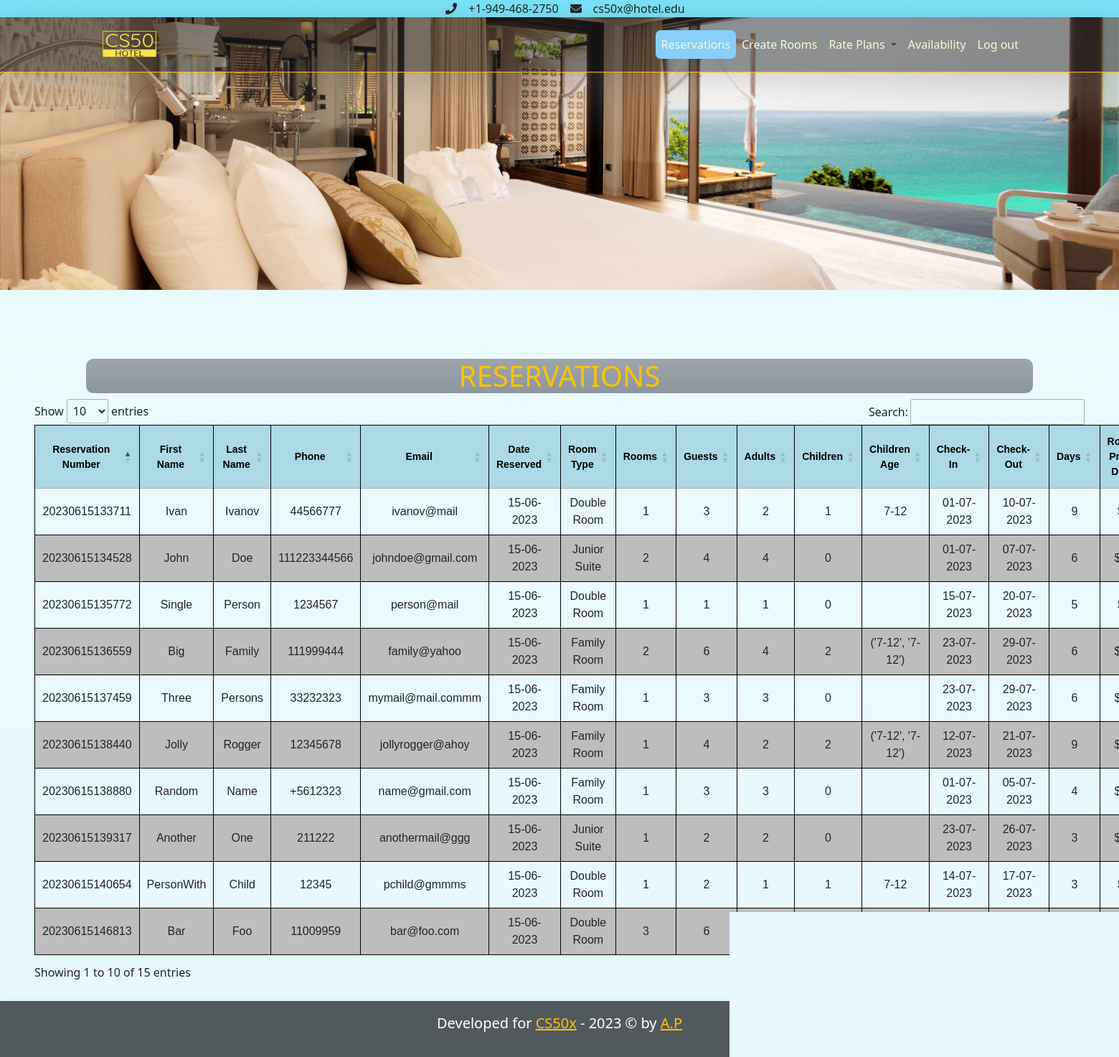
Screenshot of /admin_panel (signed in) with the database file from the repository.
### booking_engine/models.py (models this page shows)
class Reservation(db.Model):
    id = db.Column(db.Integer, primary_key=True, nullable=False)
    reservation_number = db.Column(db.Integer, nullable=False, unique=True)
    check_in = db.Column(db.DateTime, nullable=False)
    check_out = db.Column(db.DateTime, nullable=False)
    total_days = db.Column(db.Integer, nullable=False)
    total_rooms_reserved = db.Column(db.Integer, nullable=False)
    total_guests = db.Column(db.Integer, nullable=False)
    total_adults = db.Column(db.Integer, nullable=False)
    total_children = db.Column(db.Integer, nullable=True)
    children_age = db.Column(db.String(100), nullable=True)
    room_price_day = db.Column(db.Integer, nullable=False)
    all_rooms_price_day = db.Column(db.Integer, nullable=False)
    total_price = db.Column(db.Integer, nullable=False)
    date_created = db.Column(db.DateTime, default=datetime.now)
    room_id = db.Column(db.Integer, db.ForeignKey('room.id'))

class Client(db.Model):
    id = db.Column(db.Integer, primary_key=True, nullable=False)
    first_name = db.Column(db.String(50), nullable=False)
    last_name = db.Column(db.String(50), nullable=False)
    phone_number = db.Column(db.String(50), nullable=False)
    email = db.Column(db.String(50), nullable=False, unique=True)
    reservation = db.relationship("Reservation", secondary=bookings, backref='reservations')

class Room(db.Model):
    id = db.Column(db.Integer, primary_key=True, nullable=False)
    name = db.Column(db.String(100), unique=True, nullable=False)
    max_guests = db.Column(db.Integer, nullable=False)
    min_guests = db.Column(db.Integer,)
    max_adults = db.Column(db.Integer, nullable=False)
    max_children = db.Column(db.Integer, nullable=False)
    total_of_this_type = db.Column(db.Integer, nullable=False)
    room_image = db.Column(db.String(), nullable=True)
    room_description = db.Column(db.String(), nullable=True)
    listed_room = db.relationship("ListedRoom", backref='room')
    reservation = db.relationship("Reservation", backref='room')

### booking_engine/routes.py (the view)
@app.route("/admin_panel", methods=["GET", "POST"])
@login_required
def admin_panel():
    if request.method == "POST":
        pass
    else:
        clients = Client.query.all()
        rooms = Room.query.all()
        return render_template("admin_panel.html", clients=clients, rooms=rooms)

### booking_engine/__init__.py (called while the page is built)
@app.after_request
def apply_caching(response):
    response.headers["X-Frame-Options"] = "SAMEORIGIN"
    response.headers["HTTP-HEADER"] = "VALUE"
    return response

### booking_engine/helpers.py (called while the page is built)
def login_required(f):
    @wraps(f)
    def decorated_function(*args, **kwargs):
        if session.get("admin_id") is None:
            return redirect("/admin_login")
        return f(*args, **kwargs)
    return decorated_function

### booking_engine/templates/admin_panel.html (shortened to what this page needs)
{% extends "layout.html" %}
{% set active_page = "reservations" %}
{% block reservations %}
<div class="text-headings-box container bg-secondary bg-gradient bg-opacity-75">
    <h1 class="text-warning">RESERVATIONS</h1>
</div>
    <table class="" id="reservations_table" class="display mb-5" style="width:100%">
        <thead>
            <tr>
                <th>Reservation Number</th>
                <th>First Name</th>
                <th>Last Name</th>
                <th>Phone</th>
                <th>Email</th>
                <th>Date Reserved</th>
                <th>Room Type</th>
                <th>Rooms</th>
                <th>Guests</th>
                <th>Adults</th>
                <th>Children</th>
                <th>Children Age</th>
                <th>Check-In</th>
                <th>Check-Out</th>
                <th>Days</th>
                <th>Room Price DAY</th>
            </tr>
        </thead>
        <tbody>
            {% for client in clients %}
            {% for reservation in client.reservation %}
            <tr>
                <td>{{ reservation.reservation_number }}</td>
                <td>{{ client.first_name }}</td>
                <td>{{ client.last_name }}</td>
                <td>{{ client.phone_number }}</td>
                <td>{{ client.email }}</td>
                <td>{{ reservation.date_created.strftime('%d-%m-%Y') }}</td>
                {% for room in rooms %}
                    {% if room.id == reservation.room_id %}
                        <td>{{room.name}}</td>
                    {% endif %}
                {% endfor %}
                <td>{{ reservation.total_rooms_reserved }}</td>
                <td>{{ reservation.total_guests }}</td>
                <td>{{ reservation.total_adults }}</td>
                <td>{{ reservation.total_children }}</td>
                <td>{{ reservation.children_age }}</td>
                <td>{{ reservation.check_in.strftime('%d-%m-%Y') }}</td>
                <td>{{ reservation.check_out.strftime('%d-%m-%Y') }}</td>
                <td>{{ reservation.total_days }}</td>
                <td>${{ reservation.room_price_day }}</td>
            </tr>
            {% endfor %}
            {% endfor %}
        </tbody>
    </table>
{% endblock %}

### booking_engine/static/styles.css (style rules this page uses)
#availability_table, #reservations_table { font-family: Arial, Helvetica, sans-serif; border-collapse: collapse; width: 50%; }
#availability_table th, #reservations_table th { width: 30px; height: 60px; padding-top: 12px; padding-bottom: 12px; text-align: center; background-color: lightblue; color: black; }
#reservations_table tr:nth-child(even) { background-color: #bebdbd; }
table, th, td { border: 1px solid black; }
html { position: relative; min-height: 100%; }
.text-headings-box { border-radius: 10px; }
.datepicker td,th { text-align: center; padding: 8px 12px; font-size: 14px; color: black; }

### rows the page displays
Client: first_name "Random", last_name "Name", phone_number "+5612323", email "name@gmail.com"
Reservation: reservation_number "20230615138880", date_created "15-06-2023", total_rooms_reserved "1", total_guests "3", total_adults "3", total_children "0", check_in "01-07-2023", check_out "05-07-2023", total_days "4"
Room: name "Family Room"
Client: first_name "John", last_name "Doe", phone_number "111223344566", email "johndoe@gmail.com"
Reservation: reservation_number "20230615134528", date_created "15-06-2023", total_rooms_reserved "2", total_guests "4", total_adults "4", total_children "0", check_in "01-07-2023", check_out "07-07-2023", total_days "6"
Room: name "Junior Suite"
Client: first_name "Ivan", last_name "Ivanov", phone_number "44566777", email "ivanov@mail"
Reservation: reservation_number "20230615133711", date_created "15-06-2023", total_rooms_reserved "1", total_guests "3", total_adults "2", total_children "1", children_age "7-12", check_in "01-07-2023", check_out "10-07-2023", total_days "9"
Room: name "Double Room"
Client: first_name "Jolly", last_name "Rogger", phone_number "12345678", email "jollyrogger@ahoy"
Reservation: reservation_number "20230615138440", date_created "15-06-2023", total_rooms_reserved "1", total_guests "4", total_adults "2", total_children "2", children_age "('7-12', '7-12')", check_in "12-07-2023", check_out "21-07-2023", total_days "9"
Client: first_name "Single", last_name "Person", phone_number "1234567", email "person@mail"
Reservation: reservation_number "20230615135772", date_created "15-06-2023", total_rooms_reserved "1", total_guests "1", total_adults "1", total_children "0", check_in "15-07-2023", check_out "20-07-2023", total_days "5"
Client: first_name "Big", last_name "Family", phone_number "111999444", email "family@yahoo"
Reservation: reservation_number "20230615136559", date_created "15-06-2023", total_rooms_reserved "2", total_guests "6", total_adults "4", total_children "2", children_age "('7-12', '7-12')", check_in "23-07-2023", check_out "29-07-2023", total_days "6"
Client: first_name "Three", last_name "Persons", phone_number "33232323", email "mymail@mail.commm"
Reservation: reservation_number "20230615137459", date_created "15-06-2023", total_rooms_reserved "1", total_guests "3", total_adults "3", total_children "0", check_in "23-07-2023", check_out "29-07-2023", total_days "6"
Client: first_name "Another", last_name "One", phone_number "211222", email "anothermail@ggg"
Reservation: reservation_number "20230615139317", date_created "15-06-2023", total_rooms_reserved "1", total_guests "2", total_adults "2", total_children "0", check_in "23-07-2023", check_out "26-07-2023", total_days "3"
Client: first_name "PersonWith", last_name "Child", phone_number "12345", email "pchild@gmmms"
Reservation: reservation_number "20230615140654", date_created "15-06-2023", total_rooms_reserved "1", total_guests "2", total_adults "1", total_children "1", children_age "7-12", check_in "14-07-2023", check_out "17-07-2023", total_days "3"
Client: first_name "Bar", last_name "Foo", phone_number "11009959", email "bar@foo.com"
Reservation: reservation_number "20230615146813", date_created "15-06-2023", total_rooms_reserved "3", total_guests "6"
